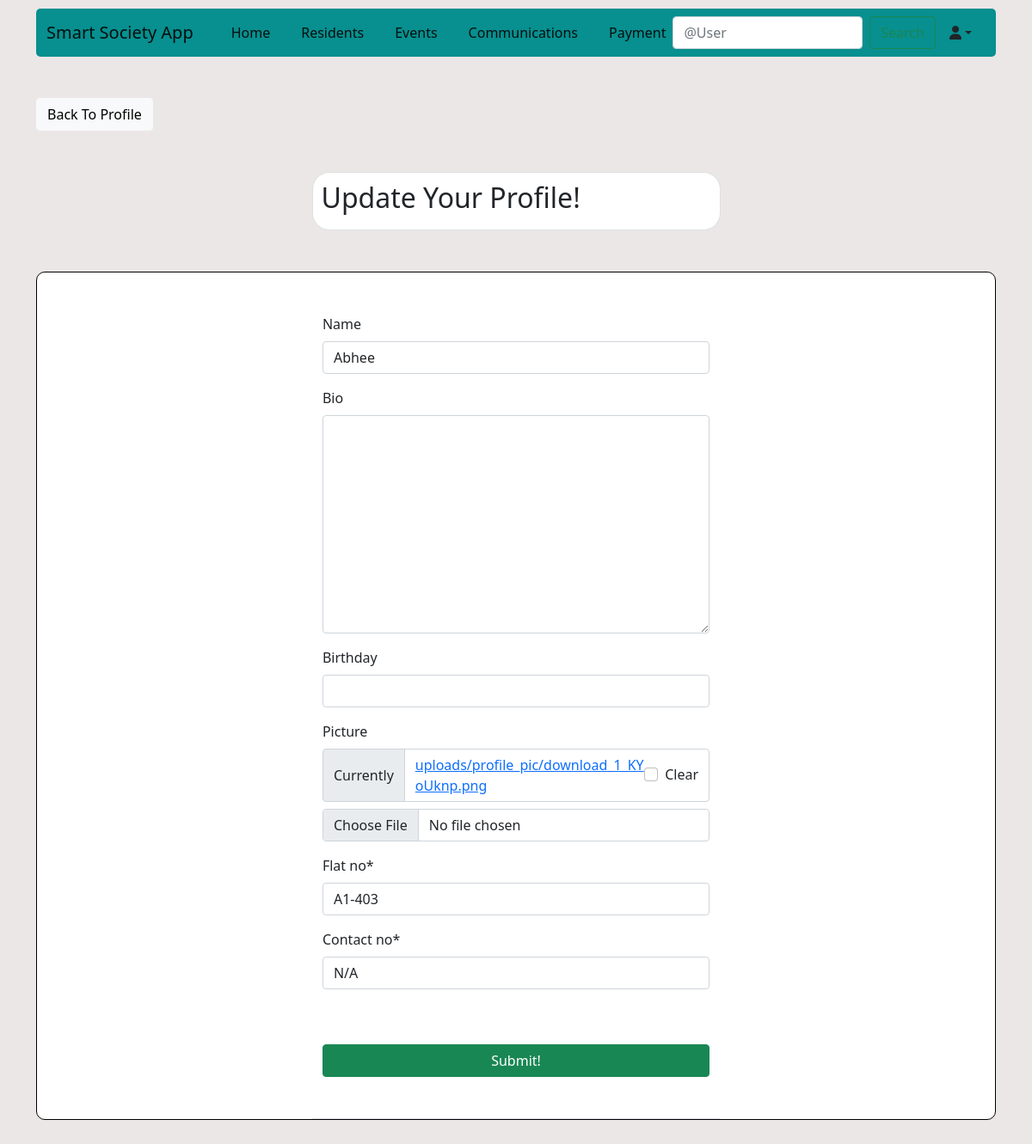
Screenshot of /main/communications/profile/edit/3 (signed in) with the database file from the repository.
### communications/models.py (models this page shows)
class Profile(models.Model):
    user = models.OneToOneField(User, primary_key=True, verbose_name="user", related_name="profile", on_delete=models.CASCADE)
    name = models.CharField(max_length=30, blank=True, null=True)
    bio = models.TextField(blank= True, null=True)
    birthday = models.DateField(blank= True, null=True)
    picture = models.ImageField(upload_to="uploads/profile_pic", default="uploads/profile_pic/default_PP.jpg", blank=True)
    followers = models.ManyToManyField(User, blank=True, related_name="followers")
    flat_no = models.CharField(max_length=6, default="N/A")
    contact_no = models.CharField(max_length=13, default="N/A")

### communications/views.py (the view, shortened to what this page needs)
# urls.py: path("profile/edit/<int:pk>", EditProfileView.as_view(), name="profile_edit"),
class EditProfileView(LoginRequiredMixin, UserPassesTestMixin, UpdateView):
    model = Profile
    fields = ["name","bio","birthday","picture","flat_no","contact_no"]
    template_name = "edit_profile.html"
    def test_func(self):
        profile = self.get_object()
        return self.request.user == profile.user

### communications/templates/edit_profile.html (shortened to what this page needs)
{% extends "base_layout.html" %}
{% load crispy_forms_tags %}
{% block content %}
    <div class="container">
        <div>
            <div class="row mt-5">
                <div class="col-md-5 col-sm-6">
                    <a class="btn btn-light" href="{% url "profile" object.pk %}">Back To Profile</a>
                </div>
            </div>
        </div>
        <div class="row justify-content-center mt-5 mb-5">
            <div class="card col-md-5 col-sm-15 border-bottom" style="border-radius: 20px; padding: 10px">
                <h2>Update Your Profile!</h2>
            </div>
        </div>
        <div class="mb-5"
             style="border: solid 1px black; border-radius: 10px; width: 100%; background-color: white">
            <div class="row justify-content-center mt-5">
                <div class="col-md-5 col-sm-5 border-bottom pb-5">
                    <form method="POST" enctype="multipart/form-data">
                        {{ form | crispy }}
                        <div class="d-grid gap-2">
                            <button class="btn btn-success mt-5">Submit!</button>
                        </div>
                    </form>
                </div>
            </div>
        </div>
    </div>
{% endblock content %}

### rows the page displays
Profile: name "Abhee", flat_no "A1-403", contact_no "N/A"
